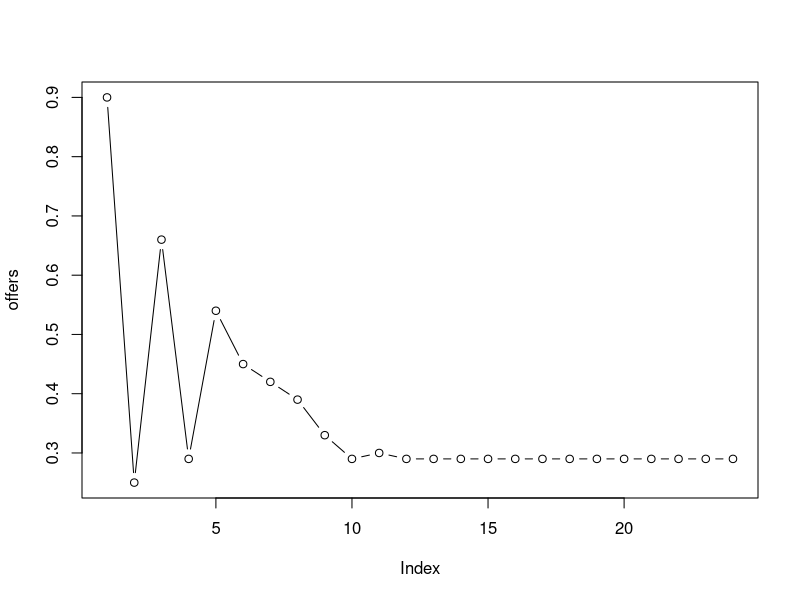
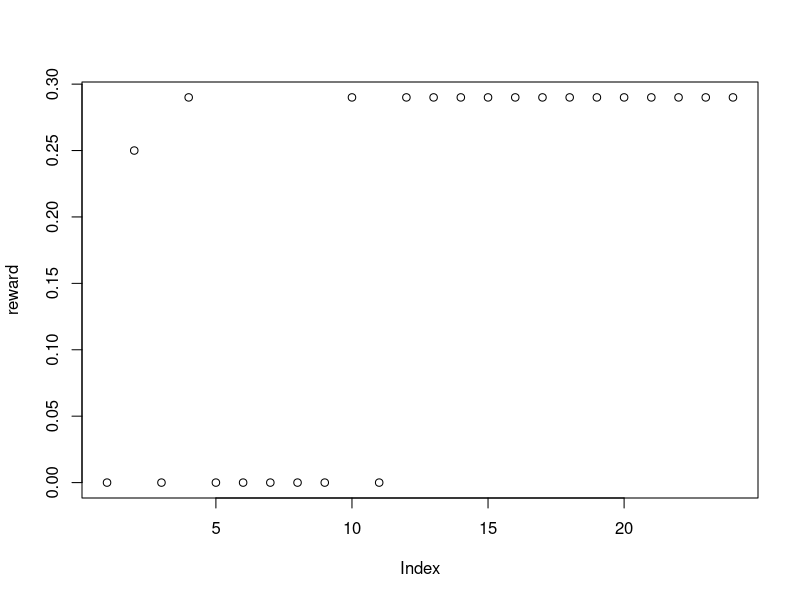

The R script that drew these images, in order:
set.seed(6431)

thresholds <- c(0.2, 0.5, 0.7)

utility_function <- function(action, gamma)
{
  return(max(c(action-gamma, 0)))
}

policy <- function(low, high, gamma, temp=0.1, seed=6431) {
  filtered_actions = actions[actions >= low & actions < high]
  q_values <- sapply(filtered_actions, function(x){utility_function(x, gamma)})
  probability <- exp(q_values / temp) / sum(exp(q_values / temp))
  optimal_action = sample(filtered_actions, 1, prob = probability)
  return(list(probability=probability, q_values=q_values, action = optimal_action))
}


# This illustrates the ToM(-1) IA agent's policy --------------------------


actions <- seq(0.0, 1.0, 0.01)
opponents_threshold = 0.7
history <- data.frame(low = 0, high = 1)
reward = c()
offers <- c()
for (i in 2:25)
{
  low = history[i-1, ]$low
  high = history[i-1, ]$high
  offer <- policy(low, high, thresholds[3])
  offers <- c(offers, offer$action)
  if((1 - offer$action) > opponents_threshold) 
  {
    reward = c(reward, offer$action)
    low = offer$action
  }
  if((1-offer$action) <= opponents_threshold)
  {
    reward = c(reward, 0)
    high = offer$action
  }
  history[i, ] = c(low, high)
}
plot(offers, type='b')
plot(reward)


# This illustrates the ToM(0) inference over a grid  ----------------------

inverse_rl <- function(history, offers, temp=0.1)
{
  prior <- data.frame(p = rep(1 / length(thresholds), length(thresholds)))
  for (i in 1:length(offers))
  {
    observation_probability = c()
    low = history[i, ]$low
    high = history[i, ]$high
    for (threshold in thresholds)
    {
      filtered_actions = actions[actions >= low & actions < high]
      observation_q_value = utility_function(offers[i], threshold)
      q_values <- sapply(filtered_actions, function(x){utility_function(x, threshold)})
      observation_probability <- c(observation_probability, exp(observation_q_value / temp) / sum(exp(q_values / temp)))
    }
    posterior = observation_probability * prior[, i]
    posterior = posterior / sum(posterior)
    prior = cbind(prior, posterior)
  }
}

